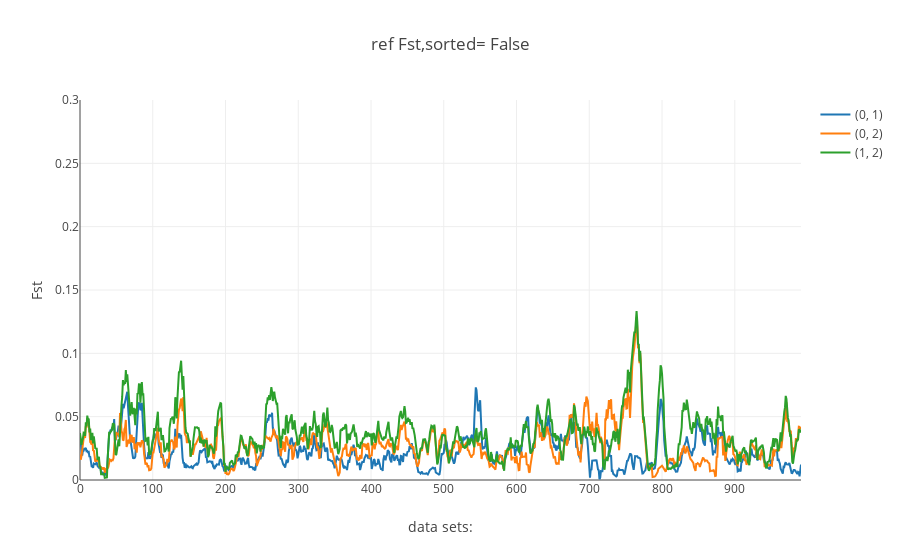

Notebook code cell kept with this figure:
### Code cell
from structure_tools.Tutorial_subplots import fst_window_plot


fst_window_plot(Fst_window,ref_labels,sort= False,window_range= fst_range)

### Figure 1 — Plotly figure (JSON) as saved in the notebook; plotly's stock layout.template omitted (floating-point values rounded to 4 significant figures; data arrays with more than 128 entries replaced by an {"elided": "..."} marker saying what was removed)
{"data": [{"name": "(0, 1)", "type": "scatter", "uid": "7f06268b-4299-43e6-abfd-afb3400e96a3", "x": {"elided": "992 int values"}, "y": {"elided": "992 float values"}}, {"name": "(0, 2)", "type": "scatter", "uid": "795216c9-ddd9-4f1a-864a-1e1294aabc53", "x": {"elided": "992 int values"}, "y": {"elided": "992 float values"}}, {"name": "(1, 2)", "type": "scatter", "uid": "c819bf4b-20b9-4f01-ac92-7deb09b5e3df", "x": {"elided": "992 int values"}, "y": {"elided": "992 float values"}}], "layout": {"title": "ref Fst,sorted= False", "xaxis": {"title": "data sets: "}, "yaxis": {"range": [0, 0.3], "title": "Fst"}}}
